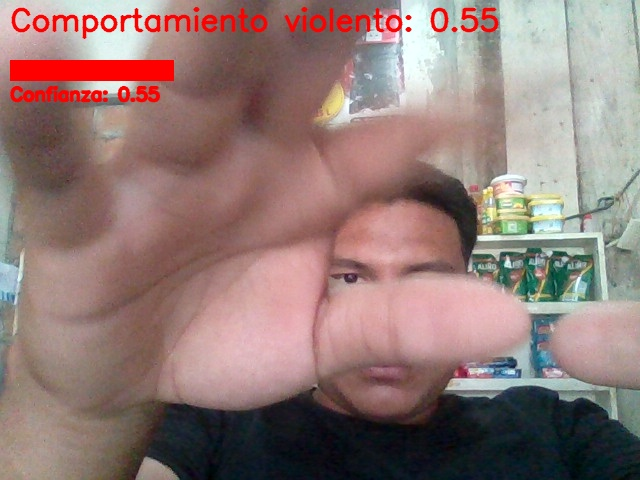
#> input picture incident_images/incident_20241103_121524.jpg, 640 x 480 px, given in place of the camera
$ python xd.py
#> lines starting #> are read from the running program, lines starting #| are printed output that depends on the picture; after the words box and inside, x2 and y2 are one past the last pixel; in counts of white or black regions, pixels touching at a corner belong together
import cv2
import numpy as np
import joblib
import matplotlib.pyplot as plt

# Cargar el modelo entrenado
model_file = 'modelo_violencia.pkl'
model = joblib.load(model_file)
#> (reads modelo_violencia.pkl from the repository)

# Función para extraer características de un video (similar a la función anterior)
def extract_features(frame, prev_frame_gray):
    # Convertir el frame actual a escala de grises
    current_frame_gray = cv2.cvtColor(frame, cv2.COLOR_BGR2GRAY)

    # 1. Histograma de colores
    hist = cv2.calcHist([frame], [0, 1, 2], None, [32, 32, 32], [0, 256, 0, 256, 0, 256])
    hist = cv2.normalize(hist, hist).flatten()

    # 2. Detección de movimiento
    frame_diff = cv2.absdiff(prev_frame_gray, current_frame_gray)
    motion_score = np.sum(frame_diff)  # Sumar valores de la diferencia

    # 3. Detección de bordes
    edges = cv2.Canny(frame, 100, 200)
    edge_count = np.sum(edges)  # Contar los bordes detectados

    # Agregar las características extraídas a la lista
    features = hist.tolist()
    features.append(motion_score)
    features.append(edge_count)

    return np.array(features), current_frame_gray

# Iniciar la captura de video
cap = cv2.VideoCapture(0)  # Cambia el índice si tienes varias cámaras

# Leer el primer frame para inicializar prev_frame_gray
ret, prev_frame = cap.read()
#> prev_frame is the input picture: shape (480, 640, 3); mean B, G, R 118.7, 122.4, 146.4
if not ret:
    print("No se pudo acceder a la cámara.")
    cap.release()
    cv2.destroyAllWindows()
    exit()

prev_frame_gray = cv2.cvtColor(prev_frame, cv2.COLOR_BGR2GRAY)
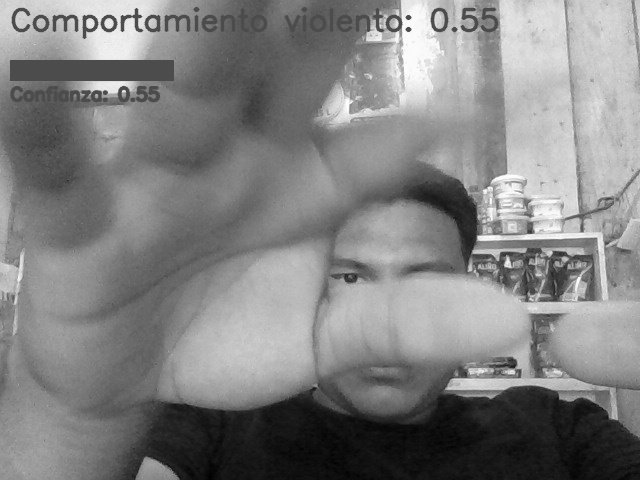
#> prev_frame_gray: shape (480, 640); min 0, max 255, mean 129.2

while True:
    ret, frame = cap.read()
    if not ret:
        break

    features, prev_frame_gray = extract_features(frame, prev_frame_gray)
#> in extract_features, `frame_diff = cv2.absdiff(prev_frame_gray, current_frame_gray)`: frame_diff: shape (480, 640); every value is 0
#> in extract_features, `motion_score = np.sum(frame_diff)`: motion_score = 0
#> in extract_features, `edges = cv2.Canny(frame, 100, 200)`:
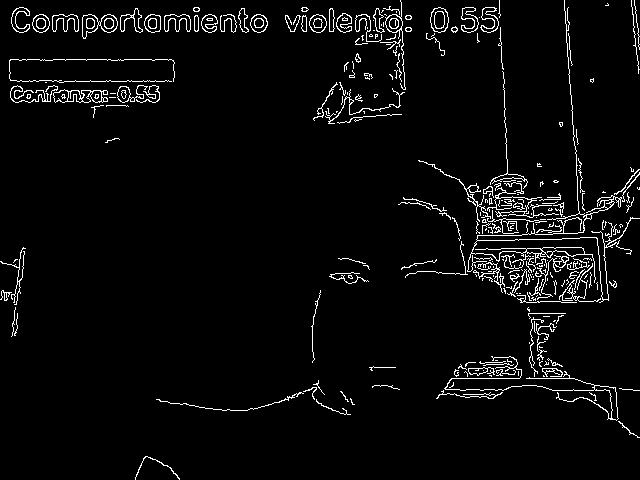
#> edges: shape (480, 640); 4% white in thin lines or dots
#> in extract_features, `edge_count = np.sum(edges)`: edge_count = 3102330
#> in extract_features, `features = hist.tolist()`: features = 32768 items

    # Rellenar o truncar características a 4096
    if len(features) < 4096:
        features = np.pad(features, (0, 4096 - len(features)), 'constant')
    else:
        features = features[:4096]
#> features = 4096 values, max 0.182 at index 3137, min 0 at index 2, mean 0.000403

    # Hacer una predicción
    prediction = model.predict(features.reshape(1, -1))

    # Verificar la predicción
    if prediction[0] == 'aggressive':
        # Dibujar un rectángulo rojo si se detecta agresión
        frame = cv2.rectangle(frame, (0, 0), (frame.shape[1], frame.shape[0]), (0, 0, 255), 2)  # Red
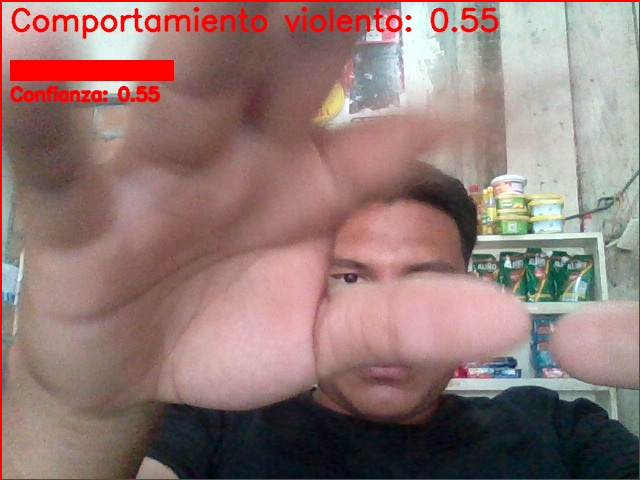
#> frame: shape (480, 640, 3); 1.09% of pixels changed, all inside (x1, y1, x2, y2) = (0, 0, 640, 480)

    # Convertir el frame a RGB para mostrar con matplotlib
    frame_rgb = cv2.cvtColor(frame, cv2.COLOR_BGR2RGB)

    # Mostrar el frame con matplotlib
    plt.imshow(frame_rgb)
    plt.axis('off')
    plt.show()

    # Salir del loop al presionar 'q'
    if cv2.waitKey(1) & 0xFF == ord('q'):
#> (key q is pressed here)
        break

cap.release()
cv2.destroyAllWindows()
